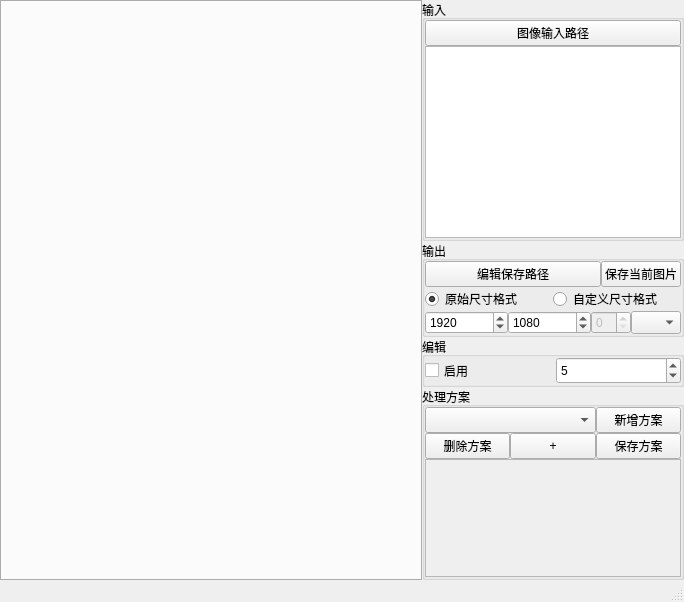
<?xml version="1.0" encoding="UTF-8"?>
<ui version="4.0">
 <class>MainWindow</class>
 <widget class="QMainWindow" name="MainWindow">
  <property name="geometry">
   <rect>
    <x>0</x>
    <y>0</y>
    <width>684</width>
    <height>602</height>
   </rect>
  </property>
  <property name="focusPolicy">
   <enum>Qt::ClickFocus</enum>
  </property>
  <property name="windowTitle">
   <string>Label2D</string>
  </property>
  <widget class="QWidget" name="centralwidget">
   <property name="focusPolicy">
    <enum>Qt::ClickFocus</enum>
   </property>
   <layout class="QGridLayout" name="gridLayout" rowstretch="0,0">
    <property name="leftMargin">
     <number>0</number>
    </property>
    <property name="topMargin">
     <number>0</number>
    </property>
    <property name="rightMargin">
     <number>0</number>
    </property>
    <property name="bottomMargin">
     <number>0</number>
    </property>
    <property name="spacing">
     <number>0</number>
    </property>
    <item row="0" column="1">
     <layout class="QVBoxLayout" name="verticalLayout">
      <property name="spacing">
       <number>0</number>
      </property>
      <property name="leftMargin">
       <number>0</number>
      </property>
      <property name="topMargin">
       <number>0</number>
      </property>
      <property name="rightMargin">
       <number>0</number>
      </property>
      <property name="bottomMargin">
       <number>0</number>
      </property>
      <item>
       <widget class="QGroupBox" name="groupBox_input">
        <property name="sizePolicy">
         <sizepolicy hsizetype="Minimum" vsizetype="Minimum">
          <horstretch>0</horstretch>
          <verstretch>0</verstretch>
         </sizepolicy>
        </property>
        <property name="minimumSize">
         <size>
          <width>100</width>
          <height>50</height>
         </size>
        </property>
        <property name="focusPolicy">
         <enum>Qt::NoFocus</enum>
        </property>
        <property name="contextMenuPolicy">
         <enum>Qt::NoContextMenu</enum>
        </property>
        <property name="title">
         <string>输入</string>
        </property>
        <layout class="QVBoxLayout" name="verticalLayout_2">
         <property name="spacing">
          <number>0</number>
         </property>
         <property name="leftMargin">
          <number>0</number>
         </property>
         <property name="topMargin">
          <number>0</number>
         </property>
         <property name="rightMargin">
          <number>0</number>
         </property>
         <property name="bottomMargin">
          <number>0</number>
         </property>
         <item>
          <widget class="QPushButton" name="pushButton_opendir">
           <property name="sizePolicy">
            <sizepolicy hsizetype="Minimum" vsizetype="Minimum">
             <horstretch>0</horstretch>
             <verstretch>0</verstretch>
            </sizepolicy>
           </property>
           <property name="focusPolicy">
            <enum>Qt::NoFocus</enum>
           </property>
           <property name="contextMenuPolicy">
            <enum>Qt::NoContextMenu</enum>
           </property>
           <property name="text">
            <string>图像输入路径</string>
           </property>
          </widget>
         </item>
         <item>
          <widget class="QListWidget" name="listWidget_files">
           <property name="sizePolicy">
            <sizepolicy hsizetype="Minimum" vsizetype="Minimum">
             <horstretch>0</horstretch>
             <verstretch>0</verstretch>
            </sizepolicy>
           </property>
           <property name="minimumSize">
            <size>
             <width>0</width>
             <height>0</height>
            </size>
           </property>
           <property name="maximumSize">
            <size>
             <width>500</width>
             <height>500</height>
            </size>
           </property>
           <property name="focusPolicy">
            <enum>Qt::NoFocus</enum>
           </property>
           <property name="contextMenuPolicy">
            <enum>Qt::DefaultContextMenu</enum>
           </property>
          </widget>
         </item>
        </layout>
       </widget>
      </item>
      <item>
       <widget class="QGroupBox" name="groupBox_output">
        <property name="sizePolicy">
         <sizepolicy hsizetype="Minimum" vsizetype="Minimum">
          <horstretch>0</horstretch>
          <verstretch>0</verstretch>
         </sizepolicy>
        </property>
        <property name="focusPolicy">
         <enum>Qt::NoFocus</enum>
        </property>
        <property name="contextMenuPolicy">
         <enum>Qt::NoContextMenu</enum>
        </property>
        <property name="title">
         <string>输出</string>
        </property>
        <layout class="QGridLayout" name="gridLayout_2">
         <property name="leftMargin">
          <number>0</number>
         </property>
         <property name="topMargin">
          <number>0</number>
         </property>
         <property name="rightMargin">
          <number>0</number>
         </property>
         <property name="bottomMargin">
          <number>0</number>
         </property>
         <property name="spacing">
          <number>0</number>
         </property>
         <item row="1" column="0" colspan="4">
          <layout class="QHBoxLayout" name="horizontalLayout">
           <property name="spacing">
            <number>0</number>
           </property>
           <property name="leftMargin">
            <number>0</number>
           </property>
           <property name="topMargin">
            <number>0</number>
           </property>
           <property name="rightMargin">
            <number>0</number>
           </property>
           <property name="bottomMargin">
            <number>0</number>
           </property>
           <item>
            <widget class="QRadioButton" name="radioButton_orgsize">
             <property name="sizePolicy">
              <sizepolicy hsizetype="Minimum" vsizetype="Minimum">
               <horstretch>0</horstretch>
               <verstretch>0</verstretch>
              </sizepolicy>
             </property>
             <property name="focusPolicy">
              <enum>Qt::NoFocus</enum>
             </property>
             <property name="contextMenuPolicy">
              <enum>Qt::NoContextMenu</enum>
             </property>
             <property name="text">
              <string>原始尺寸格式</string>
             </property>
             <property name="checked">
              <bool>true</bool>
             </property>
            </widget>
           </item>
           <item>
            <widget class="QRadioButton" name="radioButton_newsize">
             <property name="sizePolicy">
              <sizepolicy hsizetype="Minimum" vsizetype="Minimum">
               <horstretch>0</horstretch>
               <verstretch>0</verstretch>
              </sizepolicy>
             </property>
             <property name="focusPolicy">
              <enum>Qt::NoFocus</enum>
             </property>
             <property name="contextMenuPolicy">
              <enum>Qt::NoContextMenu</enum>
             </property>
             <property name="text">
              <string>自定义尺寸格式</string>
             </property>
            </widget>
           </item>
          </layout>
         </item>
         <item row="0" column="3">
          <widget class="QPushButton" name="pushButton_saveimg">
           <property name="toolTip">
            <string>快捷键 Space</string>
           </property>
           <property name="text">
            <string>保存当前图片</string>
           </property>
          </widget>
         </item>
         <item row="0" column="0" colspan="3">
          <widget class="QPushButton" name="pushButton_savedir">
           <property name="sizePolicy">
            <sizepolicy hsizetype="Minimum" vsizetype="Minimum">
             <horstretch>0</horstretch>
             <verstretch>0</verstretch>
            </sizepolicy>
           </property>
           <property name="focusPolicy">
            <enum>Qt::NoFocus</enum>
           </property>
           <property name="contextMenuPolicy">
            <enum>Qt::NoContextMenu</enum>
           </property>
           <property name="styleSheet">
            <string notr="true"/>
           </property>
           <property name="text">
            <string>编辑保存路径</string>
           </property>
          </widget>
         </item>
         <item row="2" column="0" colspan="4">
          <layout class="QHBoxLayout" name="horizontalLayout_2">
           <property name="spacing">
            <number>0</number>
           </property>
           <property name="leftMargin">
            <number>0</number>
           </property>
           <property name="topMargin">
            <number>0</number>
           </property>
           <property name="rightMargin">
            <number>0</number>
           </property>
           <property name="bottomMargin">
            <number>0</number>
           </property>
           <item>
            <widget class="QSpinBox" name="spinBox_save_imgw">
             <property name="sizePolicy">
              <sizepolicy hsizetype="Minimum" vsizetype="Minimum">
               <horstretch>0</horstretch>
               <verstretch>0</verstretch>
              </sizepolicy>
             </property>
             <property name="minimum">
              <number>1</number>
             </property>
             <property name="maximum">
              <number>9999</number>
             </property>
             <property name="value">
              <number>1920</number>
             </property>
            </widget>
           </item>
           <item>
            <widget class="QSpinBox" name="spinBox_save_imgh">
             <property name="sizePolicy">
              <sizepolicy hsizetype="Minimum" vsizetype="Minimum">
               <horstretch>0</horstretch>
               <verstretch>0</verstretch>
              </sizepolicy>
             </property>
             <property name="minimum">
              <number>1</number>
             </property>
             <property name="maximum">
              <number>9999</number>
             </property>
             <property name="value">
              <number>1080</number>
             </property>
            </widget>
           </item>
           <item>
            <widget class="QSpinBox" name="spinBox_save_imgch">
             <property name="enabled">
              <bool>false</bool>
             </property>
             <property name="sizePolicy">
              <sizepolicy hsizetype="Minimum" vsizetype="Minimum">
               <horstretch>0</horstretch>
               <verstretch>0</verstretch>
              </sizepolicy>
             </property>
             <property name="maximumSize">
              <size>
               <width>40</width>
               <height>16777215</height>
              </size>
             </property>
            </widget>
           </item>
           <item>
            <widget class="QComboBox" name="comboBox_save_imgsuffix">
             <property name="sizePolicy">
              <sizepolicy hsizetype="Minimum" vsizetype="Minimum">
               <horstretch>0</horstretch>
               <verstretch>0</verstretch>
              </sizepolicy>
             </property>
             <property name="maximumSize">
              <size>
               <width>50</width>
               <height>16777215</height>
              </size>
             </property>
             <property name="toolTip">
              <string>图像保存格式后缀</string>
             </property>
            </widget>
           </item>
          </layout>
         </item>
        </layout>
       </widget>
      </item>
      <item>
       <widget class="QGroupBox" name="groupBox_editor">
        <property name="sizePolicy">
         <sizepolicy hsizetype="Minimum" vsizetype="Minimum">
          <horstretch>0</horstretch>
          <verstretch>0</verstretch>
         </sizepolicy>
        </property>
        <property name="minimumSize">
         <size>
          <width>100</width>
          <height>50</height>
         </size>
        </property>
        <property name="focusPolicy">
         <enum>Qt::NoFocus</enum>
        </property>
        <property name="contextMenuPolicy">
         <enum>Qt::NoContextMenu</enum>
        </property>
        <property name="title">
         <string>编辑</string>
        </property>
        <layout class="QGridLayout" name="gridLayout_3">
         <property name="leftMargin">
          <number>0</number>
         </property>
         <property name="topMargin">
          <number>0</number>
         </property>
         <property name="rightMargin">
          <number>0</number>
         </property>
         <property name="bottomMargin">
          <number>0</number>
         </property>
         <item row="0" column="0">
          <widget class="QCheckBox" name="checkBox_editen">
           <property name="sizePolicy">
            <sizepolicy hsizetype="Minimum" vsizetype="Minimum">
             <horstretch>0</horstretch>
             <verstretch>0</verstretch>
            </sizepolicy>
           </property>
           <property name="minimumSize">
            <size>
             <width>0</width>
             <height>0</height>
            </size>
           </property>
           <property name="text">
            <string>启用</string>
           </property>
          </widget>
         </item>
         <item row="0" column="1">
          <widget class="QSpinBox" name="spinBox_pensize">
           <property name="sizePolicy">
            <sizepolicy hsizetype="Minimum" vsizetype="Minimum">
             <horstretch>0</horstretch>
             <verstretch>0</verstretch>
            </sizepolicy>
           </property>
           <property name="maximumSize">
            <size>
             <width>16777215</width>
             <height>16777215</height>
            </size>
           </property>
           <property name="focusPolicy">
            <enum>Qt::NoFocus</enum>
           </property>
           <property name="contextMenuPolicy">
            <enum>Qt::NoContextMenu</enum>
           </property>
           <property name="toolTip">
            <string>画笔大小或直径</string>
           </property>
           <property name="value">
            <number>5</number>
           </property>
          </widget>
         </item>
        </layout>
       </widget>
      </item>
      <item>
       <widget class="QGroupBox" name="groupBox_way">
        <property name="sizePolicy">
         <sizepolicy hsizetype="Minimum" vsizetype="Expanding">
          <horstretch>0</horstretch>
          <verstretch>0</verstretch>
         </sizepolicy>
        </property>
        <property name="minimumSize">
         <size>
          <width>100</width>
          <height>50</height>
         </size>
        </property>
        <property name="focusPolicy">
         <enum>Qt::NoFocus</enum>
        </property>
        <property name="contextMenuPolicy">
         <enum>Qt::NoContextMenu</enum>
        </property>
        <property name="title">
         <string>处理方案</string>
        </property>
        <layout class="QVBoxLayout" name="verticalLayout_4">
         <property name="spacing">
          <number>0</number>
         </property>
         <property name="leftMargin">
          <number>0</number>
         </property>
         <property name="topMargin">
          <number>0</number>
         </property>
         <property name="rightMargin">
          <number>0</number>
         </property>
         <property name="bottomMargin">
          <number>0</number>
         </property>
         <item>
          <layout class="QGridLayout" name="gridLayout_4">
           <property name="leftMargin">
            <number>0</number>
           </property>
           <property name="topMargin">
            <number>0</number>
           </property>
           <property name="rightMargin">
            <number>0</number>
           </property>
           <property name="bottomMargin">
            <number>0</number>
           </property>
           <property name="spacing">
            <number>0</number>
           </property>
           <item row="1" column="5">
            <widget class="QPushButton" name="pushButton_newway">
             <property name="sizePolicy">
              <sizepolicy hsizetype="Minimum" vsizetype="Minimum">
               <horstretch>0</horstretch>
               <verstretch>0</verstretch>
              </sizepolicy>
             </property>
             <property name="minimumSize">
              <size>
               <width>0</width>
               <height>0</height>
              </size>
             </property>
             <property name="text">
              <string>新增方案</string>
             </property>
            </widget>
           </item>
           <item row="2" column="5">
            <widget class="QPushButton" name="pushButton_saveway">
             <property name="sizePolicy">
              <sizepolicy hsizetype="Minimum" vsizetype="Minimum">
               <horstretch>0</horstretch>
               <verstretch>0</verstretch>
              </sizepolicy>
             </property>
             <property name="minimumSize">
              <size>
               <width>0</width>
               <height>0</height>
              </size>
             </property>
             <property name="toolTip">
              <string>保存该方案和对应的参数</string>
             </property>
             <property name="text">
              <string>保存方案</string>
             </property>
            </widget>
           </item>
           <item row="2" column="3">
            <widget class="QPushButton" name="pushButton_delway">
             <property name="sizePolicy">
              <sizepolicy hsizetype="Minimum" vsizetype="Minimum">
               <horstretch>0</horstretch>
               <verstretch>0</verstretch>
              </sizepolicy>
             </property>
             <property name="minimumSize">
              <size>
               <width>0</width>
               <height>0</height>
              </size>
             </property>
             <property name="text">
              <string>删除方案</string>
             </property>
            </widget>
           </item>
           <item row="1" column="3" colspan="2">
            <widget class="QComboBox" name="comboBox_way">
             <property name="sizePolicy">
              <sizepolicy hsizetype="Minimum" vsizetype="Minimum">
               <horstretch>0</horstretch>
               <verstretch>0</verstretch>
              </sizepolicy>
             </property>
             <property name="minimumSize">
              <size>
               <width>0</width>
               <height>0</height>
              </size>
             </property>
             <property name="toolTip">
              <string>图像处理方案</string>
             </property>
            </widget>
           </item>
           <item row="4" column="3" colspan="3">
            <widget class="QScrollArea" name="scrollArea_way">
             <property name="focusPolicy">
              <enum>Qt::ClickFocus</enum>
             </property>
             <property name="widgetResizable">
              <bool>true</bool>
             </property>
             <widget class="QWidget" name="scrollAreaWidgetContents">
              <property name="geometry">
               <rect>
                <x>0</x>
                <y>0</y>
                <width>252</width>
                <height>114</height>
               </rect>
              </property>
              <property name="focusPolicy">
               <enum>Qt::ClickFocus</enum>
              </property>
             </widget>
            </widget>
           </item>
           <item row="2" column="4">
            <widget class="QPushButton" name="pushButton_procadd">
             <property name="sizePolicy">
              <sizepolicy hsizetype="Minimum" vsizetype="Minimum">
               <horstretch>0</horstretch>
               <verstretch>0</verstretch>
              </sizepolicy>
             </property>
             <property name="minimumSize">
              <size>
               <width>0</width>
               <height>0</height>
              </size>
             </property>
             <property name="toolTip">
              <string>新增处理过程</string>
             </property>
             <property name="text">
              <string>+</string>
             </property>
            </widget>
           </item>
          </layout>
         </item>
        </layout>
       </widget>
      </item>
     </layout>
    </item>
    <item row="0" column="0" rowspan="2">
     <widget class="QTabWidget" name="tabWidget_2D">
      <property name="tabPosition">
       <enum>QTabWidget::South</enum>
      </property>
      <property name="currentIndex">
       <number>-1</number>
      </property>
     </widget>
    </item>
   </layout>
  </widget>
  <widget class="QStatusBar" name="statusBar"/>
 </widget>
 <resources/>
 <connections/>
</ui>
